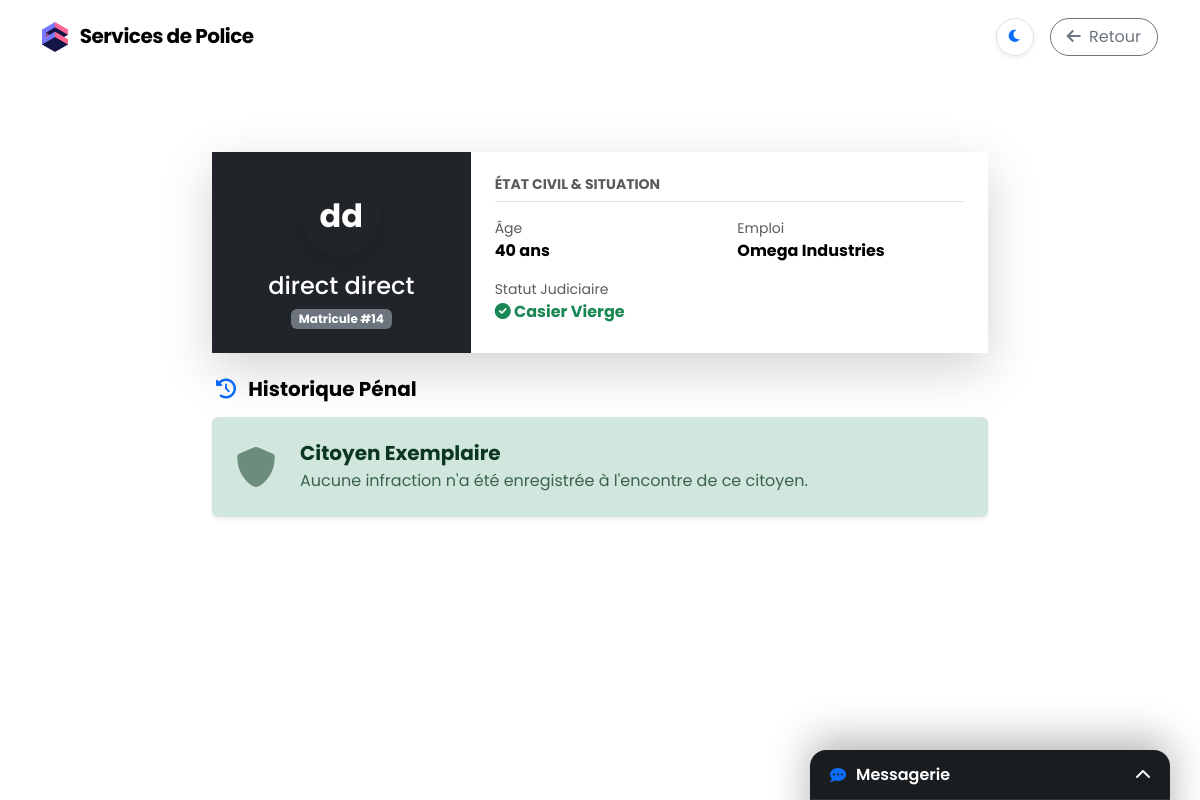
The app's page /gestion/casier/14/ (signed in) with its own data.
### myapp/models.py (models this page shows, shortened)
class Citoyen(models.Model):
    compte = models.OneToOneField(User, on_delete=models.SET_NULL, null=True, blank=True, related_name="profil_citoyen")
    ville = models.ForeignKey(Ville, on_delete=models.CASCADE, related_name="habitants")
    nom = models.CharField(max_length=50)
    prenom = models.CharField(max_length=50)
    age = models.IntegerField(default=18)
    lieu_travail = models.ForeignKey(Batiment, on_delete=models.SET_NULL, null=True, blank=True, related_name="employes")
    sante = models.IntegerField(default=100)
    bonheur = models.IntegerField(default=100)
    epargne = models.IntegerField(default=0) # Argent à la banque (à l'abri du vol et des impôts)
    lieu_vie = models.ForeignKey(
        Batiment,
        on_delete=models.SET_NULL,
        null=True,
        blank=True,
        related_name="locataires" # Pour faire batiment.locataires.all()
    )
    argent = models.IntegerField(default=0) # Porte-monnaie
    vehicule = models.BooleanField(default=False) # A-t-il une voiture ?
    est_en_prison = models.BooleanField(default=False)
    date_liberation = models.DateTimeField(null=True, blank=True)

class Batiment(models.Model):
    TYPE_CHOICES = (
        ('MAIRIE', 'Mairie'),
        ('COMMISSARIAT', 'Commissariat de Police'),
        ('MAISON', 'Maison'),
        ('IMMEUBLE', 'Immeuble résidentiel'),
        ('HOPITAL', 'Hôpital'),
        ('ECOLE', 'École'),
        ('COMMERCE', 'Commerce / Supermarché'),
        ('USINE', 'Usine'),
        ('BUREAUX', 'Immeuble de Bureaux'),
        ('CENTRALE', 'Centrale Électrique'),
        ('PARKING', 'Parking Souterrain'),
        ('CONCESSIONNAIRE', 'Concessionnaire Auto'),
        ('BANQUE', 'Banque'),
        ('PRISON', 'Prison d\'État')
    )
    ville = models.ForeignKey(Ville, on_delete=models.CASCADE, related_name="batiments")
    nom = models.CharField(max_length=100, default="Nouveau Bâtiment")
    type_batiment = models.CharField(max_length=20, choices=TYPE_CHOICES)
    niveau = models.IntegerField(default=1)
    cout_construction = models.IntegerField(default=5000)
    consommation_energie = models.IntegerField(default=10)
    production_argent = models.IntegerField(default=0)
    loyer = models.IntegerField(default=0, help_text="Loyer mensuel pour les locataires")
    capacite = models.IntegerField(default=0, help_text="Nombre max d'habitants")
    etat = models.IntegerField(default=100)
    x = models.IntegerField(default=0, help_text="Position horizontale (0-9)")
    y = models.IntegerField(default=0, help_text="Position verticale (0-9)")
    largeur = models.IntegerField(default=1, help_text="Taille en X")
    hauteur = models.IntegerField(default=1, help_text="Taille en Y")
    responsable = models.ForeignKey(User, on_delete=models.SET_NULL, null=True, blank=True, related_name="batiments_diriges")

### myapp/views.py (the view)
# urls.py: path('gestion/casier/<int:id_citoyen>/', views.voir_casier, name='voir_casier'),
@login_required
def voir_casier(request, id_citoyen):
    commissariat = Batiment.objects.filter(type_batiment='COMMISSARIAT', ville=request.user.profil_citoyen.ville).first()
    is_police = (commissariat and request.user == commissariat.responsable)
    if not (request.user.is_superuser or is_police):
        messages.error(request, "Accès interdit : Dossier confidentiel.")
        return redirect('dashboard')
    citoyen = get_object_or_404(Citoyen, id=id_citoyen)
    casiers = citoyen.casier_judiciaire.all().order_by('-date_jugement')
    return render(request, 'casier_detail.html', {
        'citoyen': citoyen,
        'casiers': casiers
    })

### myapp/templates/casier_detail.html (shortened to what this page needs)
{% extends 'base.html' %}
{% load static %}
{% block navbar %}
    <nav class="navbar fixed-top navbar-expand-lg">
        <div class="container">
            <a class="navbar-brand" href="{% url 'dashboard' %}">
                {% include 'fragments/logo.html' %} Services de Police
            </a>
            <div class="d-flex align-items-center gap-3">
                {% include 'fragments/theme_btn.html' %}
                <button class="btn btn-outline-secondary rounded-pill px-3" onclick="history.back()">
                    <i class="fas fa-arrow-left me-1"></i> Retour
                </button>
            </div>
        </div>
    </nav>
{% endblock %}
{% block content %}
<div class="container pt-4 pb-5 mt-5" style="max-width: 800px;">
    <div class="card shadow-lg border-0 mb-4 overflow-hidden">
        <div class="card-body p-0">
            <div class="row g-0">
                <div class="col-md-4 bg-dark text-white d-flex flex-column align-items-center justify-content-center p-4">
                    <div class="rounded-circle bg-white text-dark d-flex align-items-center justify-content-center mb-3 shadow" style="width: 80px; height: 80px; font-size: 2rem; font-weight: bold;">
                        {{ citoyen.prenom|first }}{{ citoyen.nom|first }}
                    </div>
                    <h4 class="mb-0">{{ citoyen.prenom }} {{ citoyen.nom }}</h4>
                    <span class="badge bg-secondary mt-2">Matricule #{{ citoyen.id }}</span>
                </div>
                <div class="col-md-8 p-4">
                    <h5 class="text-uppercase text-muted small fw-bold border-bottom pb-2 mb-3">État Civil & Situation</h5>
                    <div class="row g-3">
                        <div class="col-6">
                            <small class="d-block text-muted">Âge</small>
                            <strong>{{ citoyen.age }} ans</strong>
                        </div>
                        <div class="col-6">
                            <small class="d-block text-muted">Emploi</small>
                            <strong>{{ citoyen.lieu_travail.nom|default:"Chômeur" }}</strong>
                        </div>
                        <div class="col-6">
                            <small class="d-block text-muted">Statut Judiciaire</small>
                            {% if casiers|length > 0 %}
                                <span class="text-danger fw-bold"><i class="fas fa-exclamation-triangle"></i> {{ casiers|length }} Condamnation(s)</span>
                            {% else %}
                                <span class="text-success fw-bold"><i class="fas fa-check-circle"></i> Casier Vierge</span>
                            {% endif %}
                        </div>
                    </div>
                </div>
            </div>
        </div>
    </div>
    <h5 class="fw-bold mb-3 ms-1"><i class="fas fa-history me-2 text-primary"></i> Historique Pénal</h5>
    {% if casiers %}
        <div class="card shadow-lg border-0">
            <div class="list-group list-group-flush">
                {% for c in casiers %}
                    <div class="list-group-item p-4">
                        <div class="d-flex w-100 justify-content-between align-items-start">
                            <div>
                                <div class="d-flex align-items-center mb-2">
                                    <span class="badge bg-danger me-2">Condamnation</span>
                                    <h5 class="mb-0 text-dark fw-bold">{{ c.motif }}</h5>
                                </div>
                                <p class="mb-2 text-secondary">
                                    <i class="fas fa-gavel me-2"></i> Peine : <strong>{{ c.sanction }}</strong>
                                </p>
                                <small class="text-muted">
                                    Jugé par <strong>{{ c.uge_par.username|default:"Tribunal" }}</strong>
                                </small>
                            </div>
                            <small class="text-muted border-start ps-3 text-end" style="min-width: 120px;">
                                {{ c.date_jugement|date:"d M Y" }}<br>
                                {{ c.date_jugement|date:"H:i" }}
                            </small>
                        </div>
                    </div>
                {% endfor %}
            </div>
        </div>
    {% else %}
        <div class="alert alert-success shadow-sm border-0 d-flex align-items-center p-4">
            <i class="fas fa-shield-alt fs-1 me-4 opacity-50"></i>
            <div>
                <h5 class="alert-heading fw-bold mb-1">Citoyen Exemplaire</h5>
                <p class="mb-0 opacity-75">Aucune infraction n'a été enregistrée à l'encontre de ce citoyen.</p>
            </div>
        </div>
    {% endif %}
</div>
{% endblock %}

### myapp/static/css/style.css (style rules this page uses)
:root { --hero-color-1: #bae6fd; --hero-color-2: #e0e7ff; --hero-color-3: #ddd6fe; --hero-color-4: #fbcfe8; --hero-text-title: #1e1b4b; --hero-text-subtitle: #475569; --btn-glass-bg: rgba(255, 255, 255, 0.4); --btn-glass-border: rgba(255, 255, 255, 0.8); --btn-glass-text: #1e1b4b; --input-bg: rgba(255, 255, 255, 0.4); --input-border: rgba(255, 255, 255, 0.8); --input-text: #1e1b4b; --input-placeholder: #475569; }
body { font-family: 'Poppins', sans-serif; background-color: var(--bg-app); color: var(--text-primary); -webkit-font-smoothing: antialiased; }
.navbar { background-color: rgba(255, 255, 255, 0.95) !important; backdrop-filter: blur(10px); box-shadow: var(--shadow-sm); border-bottom: 1px solid var(--border-color); padding: 1rem 0; z-index: 7000 !important; position: fixed; width: 100%; top: 0; }
.navbar-brand { color: var(--text-primary) !important; font-weight: 700; font-size: 1.25rem; letter-spacing: -0.5px; }
.card { background: var(--bg-surface); border: none; border-radius: var(--radius-lg); box-shadow: var(--shadow-md); transition: transform 0.2s ease, box-shadow 0.2s ease; overflow: hidden; }
.card-body { padding: 1.5rem; }
body { background-color: var(--bg-app) !important; color: var(--text-primary) !important; transition: background-color 0.3s ease, color 0.3s ease; }
.card, .navbar, .modal-content, .bg-white, .list-group-item { background-color: var(--bg-surface) !important; color: var(--text-primary) !important; border-color: var(--border-color) !important; }
body { animation: pageFadeIn 0.6s cubic-bezier(0.2, 0.8, 0.2, 1); }
:root { --gradient-day: linear-gradient(-45deg, #bae6fd, #e0e7ff, #ddd6fe, #fbcfe8); --gradient-night: linear-gradient(-45deg, #0f172a, #1e1b4b, #312e81, #4c1d95); }

### records on screen
Citoyen: prenom|first "d", nom|first "d", prenom "direct", nom "direct", id "14", age "40", lieu_travail.nom "Omega Industries"
